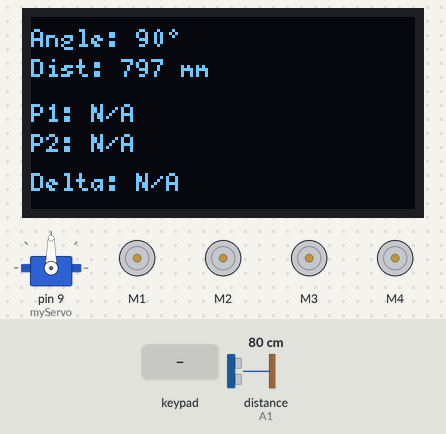
Bench run of a sketch on a simulated Arduino Uno, built with avr-gcc and run on an emulated ATmega328P. Shown: servo, 128×64 one-colour display, 4 × DC motor (green arrow = forward, orange = backward, longer = faster). Wiring (inferred from the names in the program): ultrasonic range finder: trigger A0; echo A1. Inputs (shaded band) come from the test bench; at power-on: distance to the obstacle (sensor on A1) 80 cm. The echo pulse lasts 58.3 µs per cm; what the sketch prints to the serial monitor is not drawn.

Above: at 1.2 s.
1.3 s: key 'L' pressed
At 1.9 s:
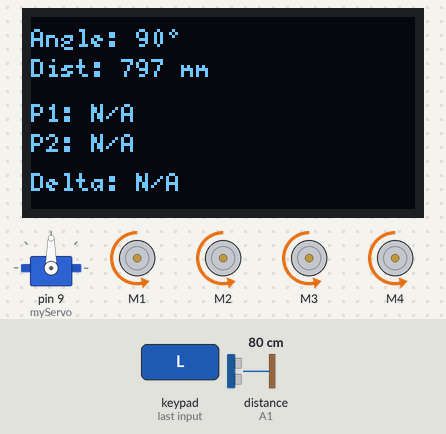
3.6 s: key 'R' pressed
At 4.3 s:
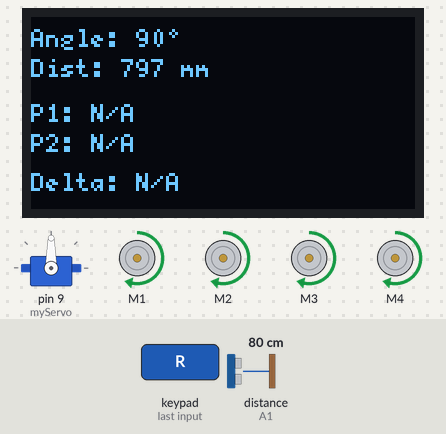
6.0 s: distance to the obstacle (sensor on A1) set to 2 cm
At 7.7 s:
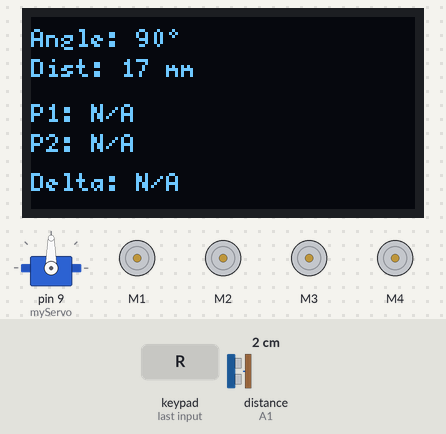
8.0 s: distance to the obstacle (sensor on A1) set to 4 cm
10.0 s: distance to the obstacle (sensor on A1) set to 60 cm
At 11.9 s:
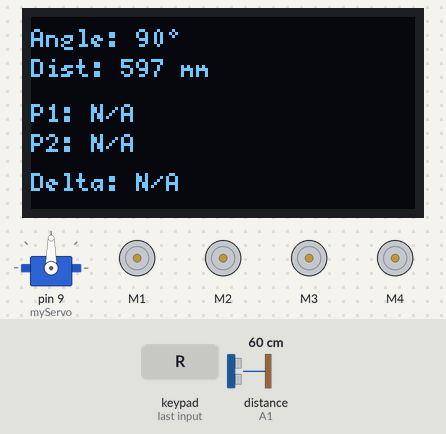
Timing chart, 0 to 13.0 s (numbered marks = the images above; inputs shaded):
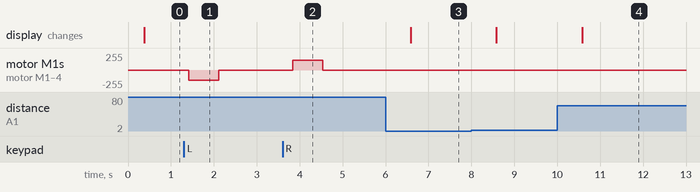

The sketch:

measuring_robot.ino
```cpp
/*
 * Bluetooth Measuring Robot
 * --------------------------
 * A 4-wheel Arduino robot controlled from a phone (Dabble app, Gamepad module).
 * A servo-mounted ultrasonic sensor can be aimed at two points, and the robot
 * uses the Law of Cosines to calculate the straight-line distance between them.
 * Live readings are shown on a 128x64 OLED display.
 *
 * Controls (Dabble Gamepad):
 *   Right / Left  -> drive forward / backward (release to stop)
 *   Up / Down     -> rotate the sensor servo (hold to keep moving)
 *   Triangle      -> save Point 1 (angle + distance)
 *   Circle        -> save Point 2 and calculate the distance between P1 and P2
 *
 * Author: Ali Imran
 */

// Only load the Gamepad module from the Dabble library (saves memory)
#define CUSTOM_SETTINGS
#define INCLUDE_GAMEPAD_MODULE

#include <Servo.h>
#include <Dabble.h>
#include <U8g2lib.h>
#include <AFMotor.h>

// ---------------- OLED Display ----------------
// 128x64 SSD1306 OLED over hardware I2C
U8G2_SSD1306_128X64_NONAME_1_HW_I2C u8g2(U8G2_R0);

// ---------------- Servo ----------------
Servo myServo;
uint8_t angle = 90;                    // current servo angle (degrees)
unsigned long servoLastMove = 0;       // time of the last repeated servo step
const uint16_t SERVO_DELAY = 300;      // ms a button must be held before repeating
const uint16_t SERVO_INTERVAL = 50;    // ms between repeated steps while held

// ---------------- Motors ----------------
// Four DC motors on the motor shield (ports M1-M4)
AF_DCMotor motor1(1);
AF_DCMotor motor2(2);
AF_DCMotor motor3(3);
AF_DCMotor motor4(4);
bool motorsActive = false;

// ---------------- Ultrasonic Sensor ----------------
const uint8_t trigPin = A0;
const uint8_t echoPin = A1;

// ---------------- Timing ----------------
unsigned long lastUpdate = 0;
const uint16_t UPDATE_INTERVAL = 20;   // ms between control/display updates

// ---------------- Measurement Storage ----------------
int dist1 = -1, dist2 = -1;     // distances to Point 1 and Point 2 (mm), -1 = no reading
int angle1 = -1, angle2 = -1;   // servo angles for Point 1 and Point 2
float delta = -1;               // calculated distance between the two points (mm)
bool firstCaptured = false;     // true once Point 1 has been saved

void setup() {
  Serial.begin(9600);
  Dabble.begin(9600, 16, 17);   // Bluetooth module: baud 9600, RX pin 16 (A2), TX pin 17 (A3)
  Serial.println(F("Booted!"));

  myServo.attach(9);
  myServo.write(angle);

  pinMode(trigPin, OUTPUT);
  digitalWrite(trigPin, LOW);
  pinMode(echoPin, INPUT);

  u8g2.begin();
  u8g2.setFont(u8g2_font_5x7_tf);

  stopMotors();
  motor1.setSpeed(150);
  motor2.setSpeed(150);
  motor3.setSpeed(150);
  motor4.setSpeed(150);
}

void loop() {
  Dabble.processInput();   // read the latest input from the phone

  // Run controls and display every UPDATE_INTERVAL ms
  if (millis() - lastUpdate >= UPDATE_INTERVAL) {
    lastUpdate = millis();

    handleServo();
    handleMotors();
    handleMeasurementButtons();
    updateDisplay();
  }
}

// Up/Down rotate the sensor servo by 2 degrees per press.
// Holding a button keeps moving it after a short delay.
void handleServo() {
  static bool upPressed = false, downPressed = false;
  static unsigned long holdStart = 0;

  bool currentUp = GamePad.isUpPressed();
  bool currentDown = GamePad.isDownPressed();

  // New press: move one step
  if (currentUp && !upPressed) {
    angle = min(angle + 2, 180);
    myServo.write(angle);
    holdStart = millis();
  }
  if (currentDown && !downPressed) {
    angle = max(angle - 2, 0);
    myServo.write(angle);
    holdStart = millis();
  }

  // Button held: keep stepping every SERVO_INTERVAL ms
  if ((currentUp || currentDown) && (millis() - holdStart > SERVO_DELAY)) {
    if (millis() - servoLastMove > SERVO_INTERVAL) {
      if (currentUp) angle = min(angle + 2, 180);
      if (currentDown) angle = max(angle - 2, 0);
      myServo.write(angle);
      servoLastMove = millis();
    }
  }

  upPressed = currentUp;
  downPressed = currentDown;
}

// Right = forward, Left = backward, release both = stop.
void handleMotors() {
  static bool lastForward = false, lastBackward = false;
  bool currentForward = GamePad.isRightPressed();
  bool currentBackward = GamePad.isLeftPressed();

  if (currentForward && !lastForward) {
    motorsActive = true;
    moveForward();
  } else if (currentBackward && !lastBackward) {
    motorsActive = true;
    moveBackward();
  } else if (!currentForward && !currentBackward && motorsActive) {
    motorsActive = false;
    stopMotors();
  }

  lastForward = currentForward;
  lastBackward = currentBackward;
}

// Triangle saves Point 1. Circle saves Point 2 and calculates
// the distance between the two points.
void handleMeasurementButtons() {
  if (GamePad.isTrianglePressed()) {
    dist1 = readDistance();
    angle1 = angle;
    firstCaptured = true;
    delta = -1;
    Serial.println(F("P1 saved"));
    delay(100);
  }

  if (GamePad.isCirclePressed() && firstCaptured) {
    dist2 = readDistance();
    angle2 = angle;
    Serial.println(F("P2 saved"));

    if (dist1 == -1 || dist2 == -1) {
      delta = -1;   // one of the readings failed
    } else {
      // Angle between the two readings, in radians
      float theta = abs(angle1 - angle2) * (3.14159265 / 180.0);

      // Law of Cosines: c = sqrt(a^2 + b^2 - 2ab*cos(theta))
      // (float) cast prevents integer overflow on the Arduino Uno
      delta = sqrt(
        pow(dist1, 2) +
        pow(dist2, 2) -
        (2.0 * (float)dist1 * (float)dist2 * cos(theta))
      );
    }

    firstCaptured = false;
    delay(100);
  }
}

// Draws the servo angle, live distance, saved points and result on the OLED.
void updateDisplay() {
  int dist = readDistance();

  u8g2.firstPage();
  do {
    // Current servo angle
    u8g2.setCursor(0, 10);
    u8g2.print(F("Angle: "));
    u8g2.print(angle);
    u8g2.print(F("\xB0"));

    // Live distance reading
    u8g2.setCursor(0, 20);
    u8g2.print(F("Dist: "));
    if (dist == -1) {
      u8g2.print(F("N/A"));
    } else {
      u8g2.print(dist);
      u8g2.print(F(" mm"));
    }

    // Saved Point 1
    u8g2.setCursor(0, 35);
    u8g2.print(F("P1: "));
    if (angle1 >= 0 && dist1 >= 0) {
      u8g2.print(angle1);
      u8g2.print(F("\xB0 "));
      u8g2.print(dist1);
      u8g2.print(F("mm"));
    } else {
      u8g2.print(F("N/A"));
    }

    // Saved Point 2
    u8g2.setCursor(0, 45);
    u8g2.print(F("P2: "));
    if (angle2 >= 0 && dist2 >= 0) {
      u8g2.print(angle2);
      u8g2.print(F("\xB0 "));
      u8g2.print(dist2);
      u8g2.print(F("mm"));
    } else {
      u8g2.print(F("N/A"));
    }

    // Distance between Point 1 and Point 2
    u8g2.setCursor(0, 58);
    u8g2.print(F("Delta: "));
    if (delta >= 0) {
      u8g2.print(delta, 1);
      u8g2.print(F(" mm"));
    } else {
      u8g2.print(F("N/A"));
    }

  } while (u8g2.nextPage());
}

// Reads the HC-SR04 ultrasonic sensor. Returns distance in mm, or -1 if no echo.
int readDistance() {
  // Send a 10 microsecond trigger pulse
  digitalWrite(trigPin, LOW);
  delayMicroseconds(2);
  digitalWrite(trigPin, HIGH);
  delayMicroseconds(10);
  digitalWrite(trigPin, LOW);

  long duration = pulseIn(echoPin, HIGH, 30000);  // timeout 30 ms (about 5 m)
  if (duration <= 0) return -1;

  // Speed of sound = 0.343 mm/us; divide by 2 because the sound goes there and back
  float distance_mm = (duration * 0.343) / 2.0;
  return round(distance_mm);
}

// ---------------- Motor helpers ----------------

void moveForward() {
  motor1.run(FORWARD);
  motor2.run(FORWARD);
  motor3.run(FORWARD);
  motor4.run(FORWARD);
}

void moveBackward() {
  motor1.run(BACKWARD);
  motor2.run(BACKWARD);
  motor3.run(BACKWARD);
  motor4.run(BACKWARD);
}

void stopMotors() {
  motor1.run(RELEASE);
  motor2.run(RELEASE);
  motor3.run(RELEASE);
  motor4.run(RELEASE);
}
```

Measured:
- after the input at 1.3 s, motor M1–4: stopped → backward 150/255 after 0.12 s, → stopped 0.69 s later
- after the input at 3.6 s, motor M1–4: stopped → forward 150/255 after 0.24 s, → stopped 0.69 s later
- after the input at 6.0 s, the display: changes after 0.59 s (image 3)
- after the input at 10.0 s, the display: changes after 0.58 s (image 4)
